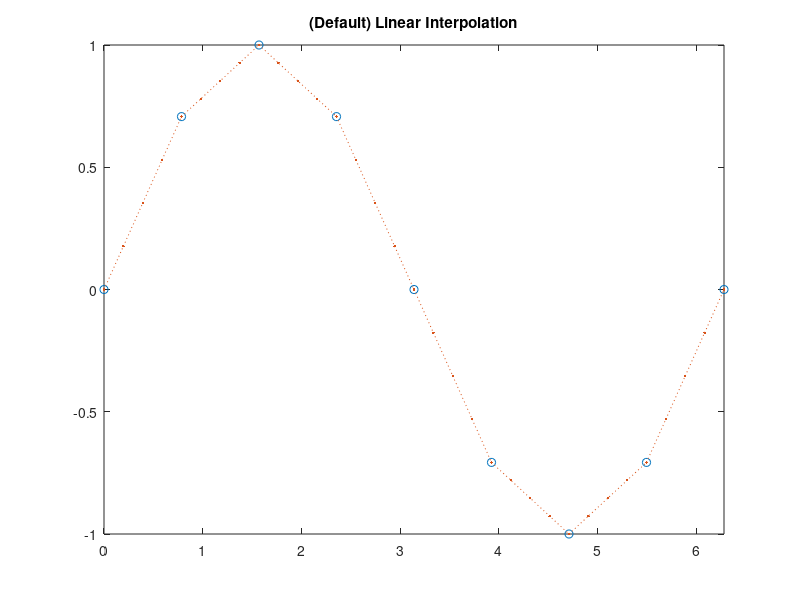

This figure's MATLAB source:
x = 0:pi/4:2*pi; 
v = sin(x);

xq = 0:pi/16:2*pi;
figure
vq1 = interp1(x,v,xq);
plot(x,v,'o',xq,vq1,':.');
xlim([0 2*pi]);
title('(Default) Linear Interpolation');

%% isnan try
A = 0./[-1 -2 0 2 1];
IsBroken = zeros(1,5);
if isnan(A)
   IsBroken(1) = 1;
   cons = 1;
   error('');

else
    cons = 0;
end